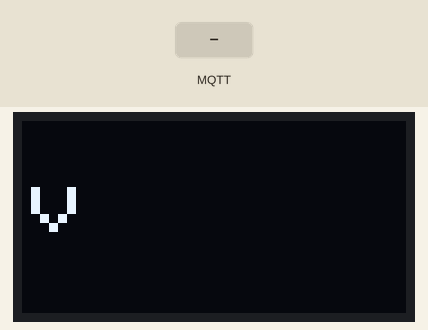
Bench run of a sketch on a simulated ESP8266 (NodeMCU). Parts: 128×64 one-colour display. Inputs (shaded band) come from the test bench. WiFi joins after 1.5 s; servers stay silent unless stated; the display library's start-up logo is not drawn; no MQTT or app messages arrive unless stated; what the sketch prints to the serial monitor is not drawn.

Above: at 3.3 s.
3.4 s: MQTT message "/esp8266/batt" arrives on the first subscribed topic
At 4.7 s:
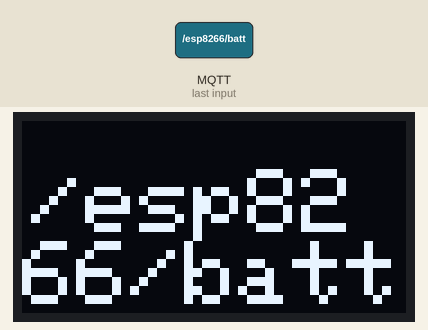
5.2 s: MQTT message "1" arrives on the first subscribed topic
At 6.3 s:
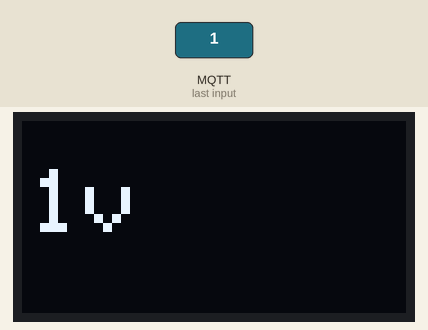
6.8 s: MQTT message "on" arrives on the first subscribed topic
At 7.9 s:
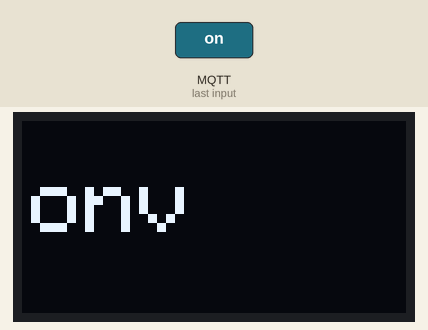
8.4 s: MQTT message "off" arrives on the first subscribed topic
At 9.4 s:
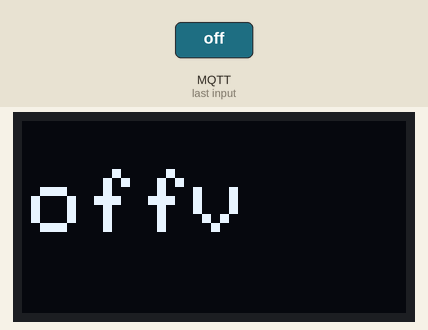
Timing chart, 0 to 11.0 s (numbered marks = the images above; inputs shaded):
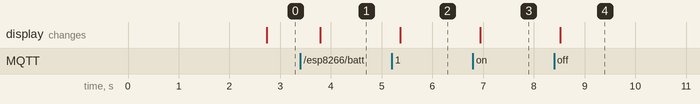

The sketch:

dispvolteg.ino
```cpp
//this dislays the voltage
#include <Adafruit_GFX.h>
#include <Adafruit_SSD1306.h>
#include <ESP8266WiFi.h>
#include <PubSubClient.h>
#define SCREEN_WIDTH 128         //OLED display width, in pixels
#define SCREEN_HEIGHT 64         //OLED display height, in pixels
#define OLED_RESET  LED_BUILTIN  // 4 @ Reset pin # (or -1 if sharing Arduino reset pin)

Adafruit_SSD1306 display(SCREEN_WIDTH, SCREEN_HEIGHT, &Wire, OLED_RESET);
String volt;

//Update these with values suitable for your network.
const char* ssid = "";
const char* password = "";
const char* mqtt_server = "";

WiFiClient espClient;
PubSubClient client(espClient);

void setup_wifi() {
	 delay(100);
	 //We start by connecting to a WiFi network
	 Serial.println();
	 Serial.print("Connecting to ");
	 Serial.println(ssid);

	 WiFi.mode(WIFI_STA);
	 WiFi.begin(ssid, password);

	 while(WiFi.status() != WL_CONNECTED) {
		 delay(500);
		 Serial.print("CONNECTING TO "); Serial.println(ssid);
		}

	 Serial.println("");
	 Serial.println("WiFi connected");
	 Serial.println("IP address: ");
	 Serial.println(WiFi.localIP());
    }

void callback(String topic, byte* payload, unsigned int length) {
     Serial.print("Message arrived [");
     Serial.print(topic);
     Serial.print("] ");
     String str;
     for(int i = 0; i < length; i++){
         str=String(str+(char)payload[i]);
        }

     if(topic.equals("/esp8266/batt")){
         volt = str ;
         Serial.println(str+String(" v"));
        }
    }


void reconnect() {
     //Loop until we're reconnected
     while(!client.connected()) {
         Serial.print("Attempting MQTT connection...");
         // Attempt to connect
         if(client.connect("DisplayThing")){
             Serial.print("connected to ");Serial.println(ssid);
             client.subscribe("/esp8266/batt");
            }
        }
    }

void setup() {
     Serial.begin(9600);
     //OLED
     display.begin(SSD1306_SWITCHCAPVCC, 0x3C);
     display.display();
     delay(500);
     display.clearDisplay();
    //wifi
     setup_wifi();
     client.setServer(mqtt_server, 1883);
     client.setCallback(callback);
    }

void loop(){
     delay (500);
     if (!client.connected()){
         reconnect();
        }
     client.loop();
     display.clearDisplay();display.setCursor(3, 16);
     display.setTextSize(3);
     display.setTextColor(SSD1306_WHITE);
     display.print(volt);display.print("v");
     display.display();
    }
```

Measured:
- after the input at 3.4 s, the display: changes after 0.39 s (image 1)
- after the input at 5.2 s, the display: changes after 0.16 s (image 2)
- after the input at 6.8 s, the display: changes after 0.14 s (image 3)
- after the input at 8.4 s, the display: changes after 0.12 s (image 4)
